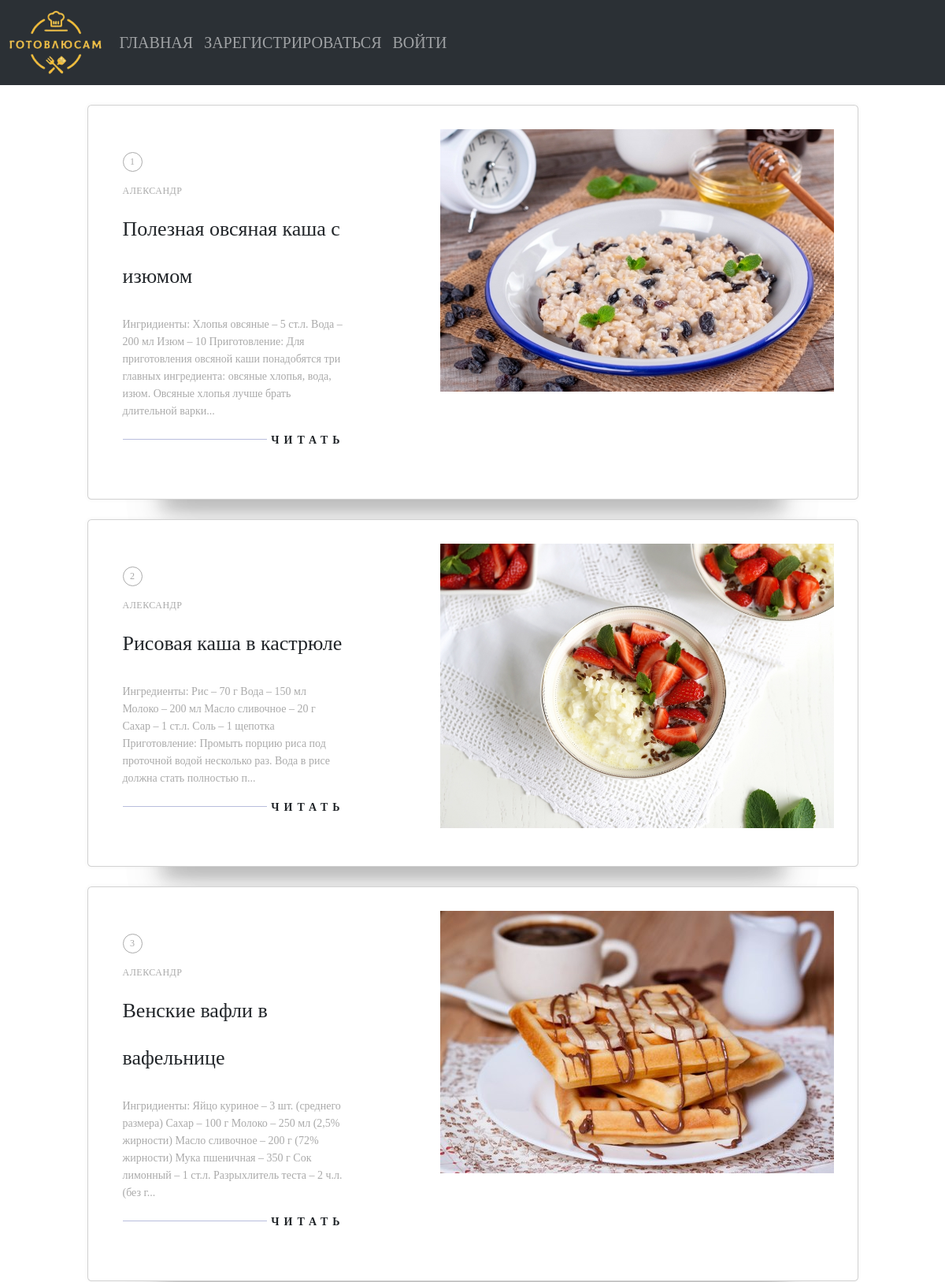
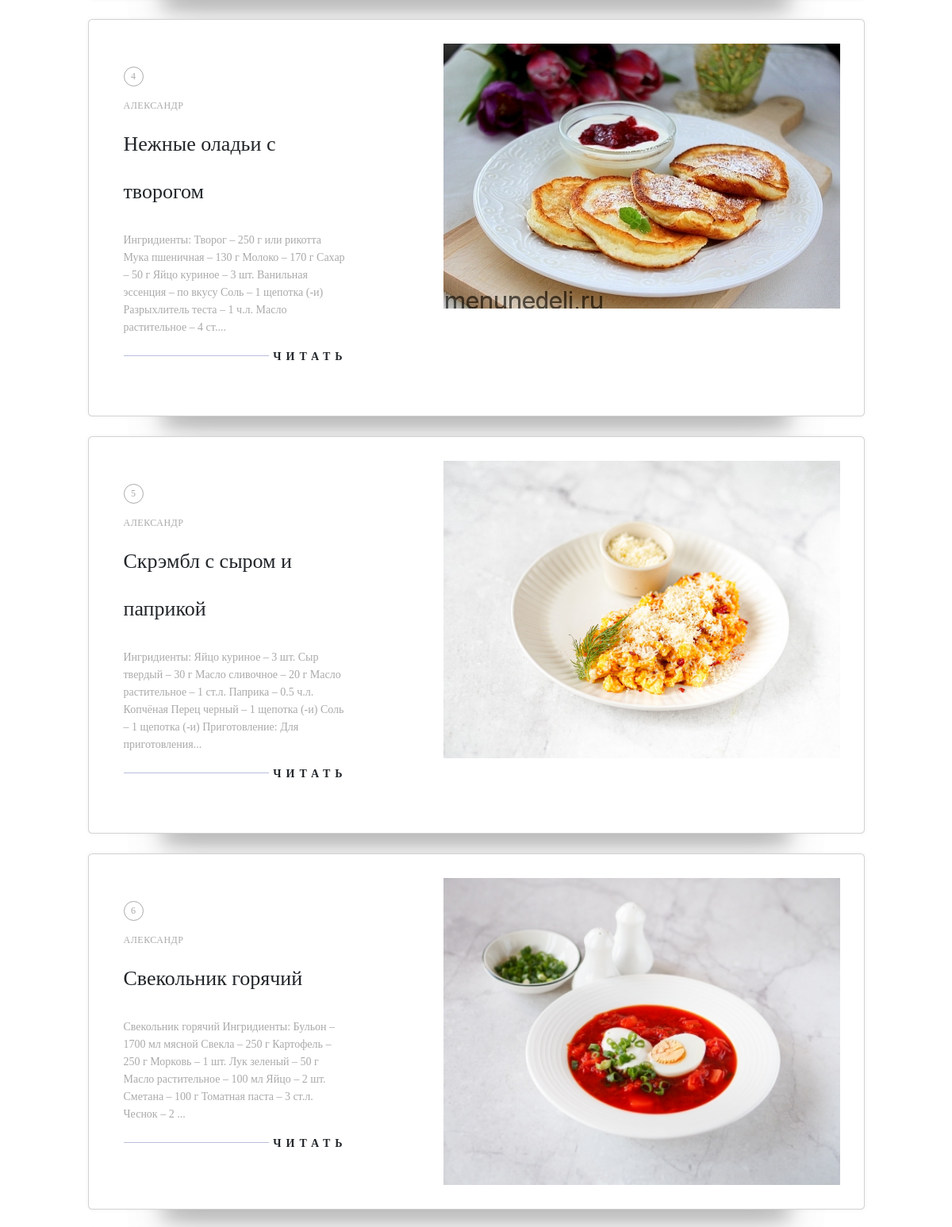
Page /recipes (upper part) on the committed database (2 pictures, top to bottom).
### data/users.py (models this page shows)
class User(SqlAlchemyBase):
    __tablename__ = "users"
    id = sqlalchemy.Column(sqlalchemy.Integer, primary_key=True, autoincrement=True)
    name = sqlalchemy.Column(sqlalchemy.String)
    email = sqlalchemy.Column(sqlalchemy.String, index=True, unique=True)
    password = sqlalchemy.Column(sqlalchemy.String)
    registration_date = sqlalchemy.Column(
        sqlalchemy.DateTime, default=datetime.datetime.now
    )
    changed_date = sqlalchemy.Column(
        sqlalchemy.DateTime, default=datetime.datetime.now
    )
    status = sqlalchemy.Column(sqlalchemy.String)

### data/recipes.py (models this page shows)
class Recipe(SqlAlchemyBase):
    __tablename__ = "recipes"
    id = sqlalchemy.Column(sqlalchemy.Integer, primary_key=True, autoincrement=True)
    userid = sqlalchemy.Column(sqlalchemy.Integer, sqlalchemy.ForeignKey("users.id"))
    name = sqlalchemy.Column(sqlalchemy.String)
    description = sqlalchemy.Column(sqlalchemy.String)
    category = sqlalchemy.Column(sqlalchemy.String)
    path_to_photo = sqlalchemy.Column(sqlalchemy.String)
    creation_date = sqlalchemy.Column(
        sqlalchemy.DateTime, default=datetime.datetime.now
    )
    changed_date = sqlalchemy.Column(sqlalchemy.DateTime, default=datetime.datetime.now)
    status = sqlalchemy.Column(sqlalchemy.String)
    user = relationship("User")

### main.py (the view)
@app.route("/recipes")
def recipes_page():
    global MAIN_USER
    recipes = get_recipes()
    return render_template("recipes_page.html", recipes=recipes, main_user=MAIN_USER)

### data/db_session.py (called while the page is built, shortened)
def global_init(db_file):
    global __factory
    if __factory:
        return

def create_session() -> Session:
    global __factory
    return __factory()

### main.py (called while the page is built)
def get_recipes():
    db_session.global_init("CookingMyself.db")
    db_sess = db_session.create_session()
    recipes = [recipe for recipe in db_sess.query(Recipe).all()]
    recipes = [
        [
            i + 1,
            db_sess.query(User).filter(User.id == recipe.userid).first().name,
            recipe.name,
            recipe.description[:],
            recipe.path_to_photo.replace("\\", "/"),
        ]
        for i, recipe in enumerate(recipes)
    ]
    return recipes

### templates/recipes_page.html (shortened to what this page needs)
<!doctype html>
<html lang="en">
<head>
    <link href="https://cdn.jsdelivr.net/npm/bootstrap@5.3.2/dist/css/bootstrap.min.css" rel="stylesheet">
    <link rel="stylesheet" href="static/css/style.css">
</head>
<body>
  <nav class="navbar navbar-expand-lg bg-body-tertiary" data-bs-theme="dark">
      <div class="container-fluid">
          <a class="navbar-brand" href="#">
              <img src="{{url_for('static', filename='image/logo.png')}}" width="120" height="85">
          </a>
          <div class="collapse navbar-collapse" id="navbarSupportedContent">
              <ul class="navbar-nav me-auto mb-2 mb-lg-0">
                <li class="nav-item">
                  <a class="nav-link" aria-current="page" href="/" style="font-size: 20px;">ГЛАВНАЯ</a>
              </li>
              {% if not main_user %}
              <li class="nav-item">
                <a class="nav-link" href="/registration" style="font-size: 20px;">ЗАРЕГИСТРИРОВАТЬСЯ</a>
            </li>
            {% else %}
            <li class="nav-item">
                <a class="nav-link" href="/profile" style="font-size: 20px;">ПРОФИЛЬ</a>
            </li>
            {% endif %}
            {% if not main_user %}
            <li class="nav-item">
                <a class="nav-link" href="/login" style="font-size: 20px;">ВОЙТИ</a>
            </li>
            {% endif %}
        </ul>
    </div>
</div>
</nav>
<link rel="stylesheet" type="text/css" href="static/css/style_recipes.css">
{% for recipe in recipes: %}
{% if recipe[3] == recipe[3][:]: %}
<div class="row justify-content-center">
    <div class="card-container">
      <div class="card u-clearfix">
        <div class="card-body" class="col-md-4">
          <span class="card-number card-circle subtle">{{recipe[0]}}</span>
          <span class="card-author subtle">{{recipe[1]}}</span>
          <h2 class="card-title" style="font-family: Comic Sans MS; font-size: 26px">{{recipe[2]}}</h2>
          <span class="card-description subtle">{{recipe[3][:219]}}...</span>
          <div class="card-read" data-bs-toggle="modal" data-bs-target="#exampleModal">Читать</div>
      </div>
      <div>
        <img src="{{url_for('static', filename=recipe[4])}}" width="500" alt="sa" class="card-media"/>
      </div>
  </div>
</div>
</div>
{% endif %}
{% endfor %}
</body>
</html>

### static/css/style.css (style rules this page uses)
* { margin: 0; padding: 0; box-sizing: border-box; }
html, body { height: 100%; font-family: Comic Sans MS; }

### static/css/style_recipes.css (style rules this page uses)
html { background: #FAF7F2; background-image: url(https://s3.postimg.org/s1n3ji1ur/paper_fibers_2_X.png); box-sizing: border-box; font-family: 'Lato', sans-serif; font-size: 14px; font-weight: 400; }
*, *:before, *:after { box-sizing: inherit; }
.u-clearfix:before, .u-clearfix:after { content: " "; display: table; }
.u-clearfix:after { clear: both; }
.u-clearfix { *zoom: 1; }
.subtle { color: #aaa; }
.card-container { margin: 25px auto 0; position: relative; width: 1000px; }
.card { background-color: #fff; padding: 30px; position: relative; box-shadow: 0 0 5px rgba(75, 75, 75, .07); z-index: 1; display: block!important; }
.card-body { display: inline-block; float: left; width: 310px; }
.card-number { margin-top: 15px; }
.card-circle { border: 1px solid #aaa; border-radius: 50%; display: inline-block; line-height: 22px; font-size: 12px; height: 25px; text-align: center; width: 25px; }
.card-author { display: block; font-size: 12px; letter-spacing: .5px; margin: 15px 0 0; text-transform: uppercase; }
.card-title { font-family: 'Cormorant Garamond', serif; font-size: 60px; font-weight: 300; line-height: 60px; margin: 10px 0; }
.card-description { display: inline-block; font-weight: 300; line-height: 22px; margin: 10px 0; }
.card-read { cursor: pointer; font-size: 14px; font-weight: 700; letter-spacing: 6px; margin: 5px 0 20px; position: relative; text-align: right; text-transform: uppercase; }
.card-read:after { background-color: #b8bddd; content: ""; display: block; height: 1px; position: absolute; top: 9px; width: 65%; }
.card-media { float: right; }

### rows in the picture
User: name "АЛЕКСАНДР" "АЛЕКСАНДР" "АЛЕКСАНДР" "АЛЕКСАНДР" "АЛЕКСАНДР" "АЛЕКСАНДР"
Recipe: name "Полезная овсяная каша с изюмом", description "Ингридиенты: Хлопья овсяные – 5 ст.л. Вода – 200 мл Изюм – 10 Приготовление: Для приготовления овсяной каши понадобятся три главных ингредиента: овсяные хлопья, вода, изюм. Овсяные хлопья лучше брать длительной варки"
Recipe: name "Рисовая каша в кастрюле", description "Ингредиенты: Рис – 70 г Вода – 150 мл Молоко – 200 мл Масло сливочное – 20 г Сахар – 1 ст.л. Соль – 1 щепотка Приготовление: Промыть порцию риса под проточной водой несколько раз. Вода в рисе должна стать полностью п"
Recipe: name "Венские вафли в вафельнице", description "Ингридиенты: Яйцо куриное – 3 шт. (среднего размера) Сахар – 100 г Молоко – 250 мл (2,5% жирности) Масло сливочное – 200 г (72% жирности) Мука пшеничная – 350 г Сок лимонный – 1 ст.л. Разрыхлитель теста – 2 ч.л. (без г"
Recipe: name "Нежные оладьи с творогом", description "Ингридиенты: Творог – 250 г или рикотта Мука пшеничная – 130 г Молоко – 170 г Сахар – 50 г Яйцо куриное – 3 шт. Ванильная эссенция – по вкусу Соль – 1 щепотка (-и) Разрыхлитель теста – 1 ч.л. Масло растительное – 4 ст."
Recipe: name "Скрэмбл с сыром и паприкой", description "Ингридиенты: Яйцо куриное – 3 шт. Сыр твердый – 30 г Масло сливочное – 20 г Масло растительное – 1 ст.л. Паприка – 0.5 ч.л. Копчёная Перец черный – 1 щепотка (-и) Соль – 1 щепотка (-и) Приготовление: Для приготовления"
Recipe: name "Свекольник горячий", description "Свекольник горячий Ингридиенты: Бульон – 1700 мл мясной Свекла – 250 г Картофель – 250 г Морковь – 1 шт. Лук зеленый – 50 г Масло растительное – 100 мл Яйцо – 2 шт. Сметана – 100 г Томатная паста – 3 ст.л. Чеснок – 2"

### other values in the picture
{{ recipe[0] }} "1" "2" "3" "4" "5" "6"
